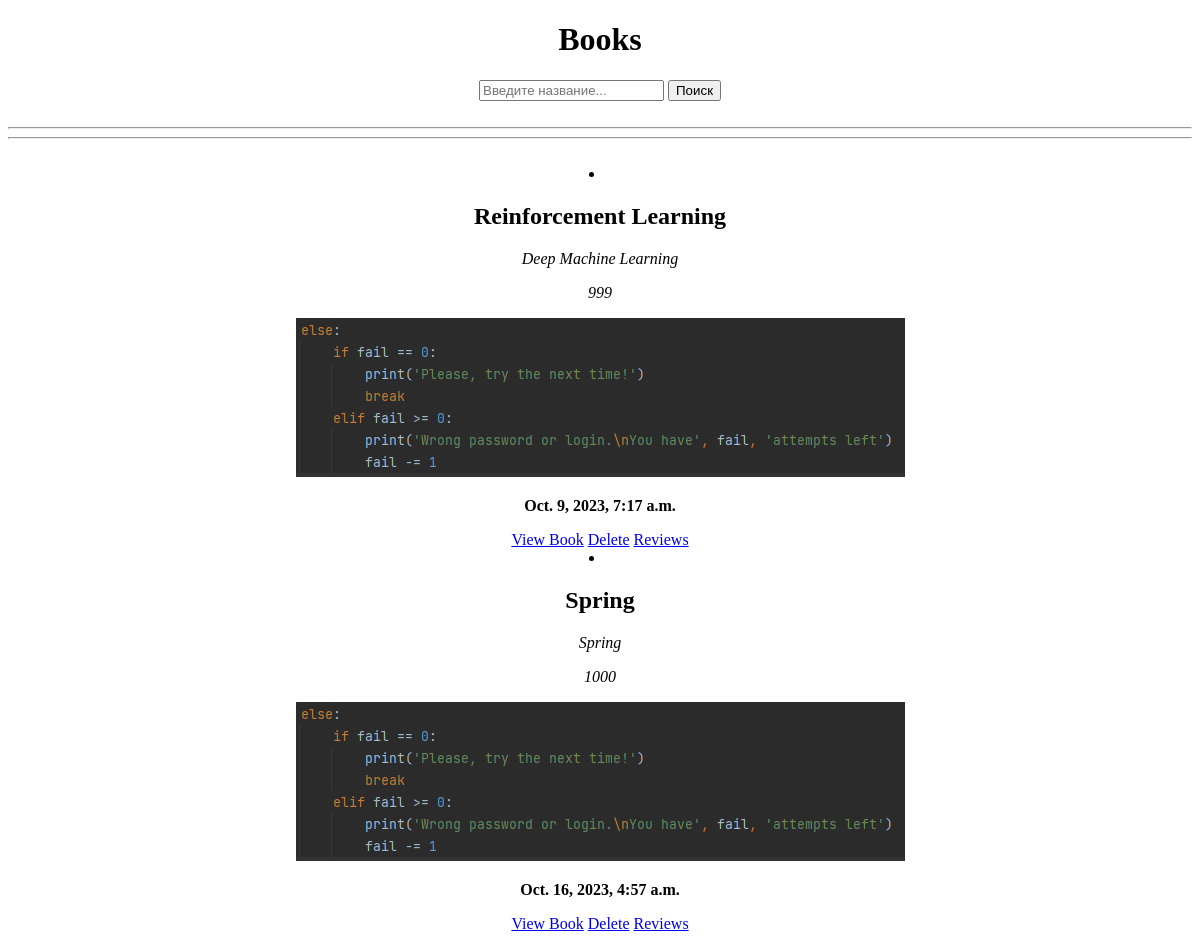
The app's page /, older data.
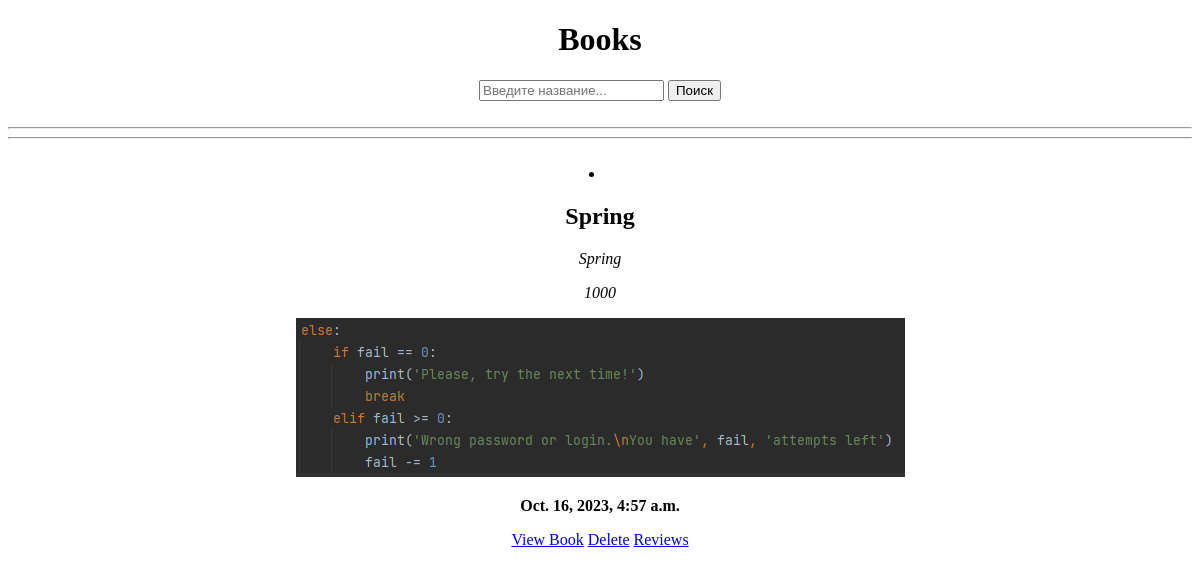
The same page, newer data.
### book/models.py (models this page shows, shortened)
class Book(models.Model):
    title = models.CharField(verbose_name='Название книги', max_length=255)
    description = models.TextField(verbose_name='Описание книги')
    image = models.ImageField(verbose_name='Картинка', upload_to='')
    cost = models.SmallIntegerField(verbose_name='Цена книги')
    created_at = models.DateTimeField(auto_now_add=True)
    def get_absolute_url(self):
        return reverse('detail_book', kwargs={'pk': self.pk})
    class Meta:
        verbose_name = 'Книга'
        verbose_name_plural = 'Книги'

### book/views.py (the view)
# urls.py: path('', BookListView.as_view()),
class BookListView(ListView):
    model = Book
    queryset = Book.objects.all()
    context_object_name = 'books'
    template_name = 'books.html'

### templates/books.html (shortened to what this page needs)
<!DOCTYPE html>
<html lang="en">
<head>
</head>
<body>
    <center>
        <h1>Books</h1>
        <form action="{% url 'search' %}" class="search-form" method="get">
            <input type="text" placeholder="Введите название..." class="input" name="search" required>
            <button type="submit" class="btn" for="search">Поиск</button>
        </form>
        <br>
        <hr>
        <hr>
        <br>
            {% for i in books %}
                <li>
                    <h2>{{ i.title }}</h2>
                    <p><em>{{ i.description }}</em></p>
                    <p><em>{{ i.cost }}</em></p>
                    <img src="{{ i.image.url }}" alt="{{ i.title }}">
                    <p><strong>{{ i.created_at }}</strong></p>
                    <a href="{{ i.get_absolute_url }}">View Book</a>
                    <a href="{{ i.get_absolute_url }}/delete-review">Delete</a>
                    <a href="book/reviews">Reviews</a>
                </li>
            {% endfor %}
    </center>
</body>
</html>

Row changes from the older to the newer data that the page shows:
removed Book: title "Reinforcement Learning", description "Deep Machine Learning", cost "999", image (picture), created_at "Oct. 9, 2023, 7:17 a.m."
